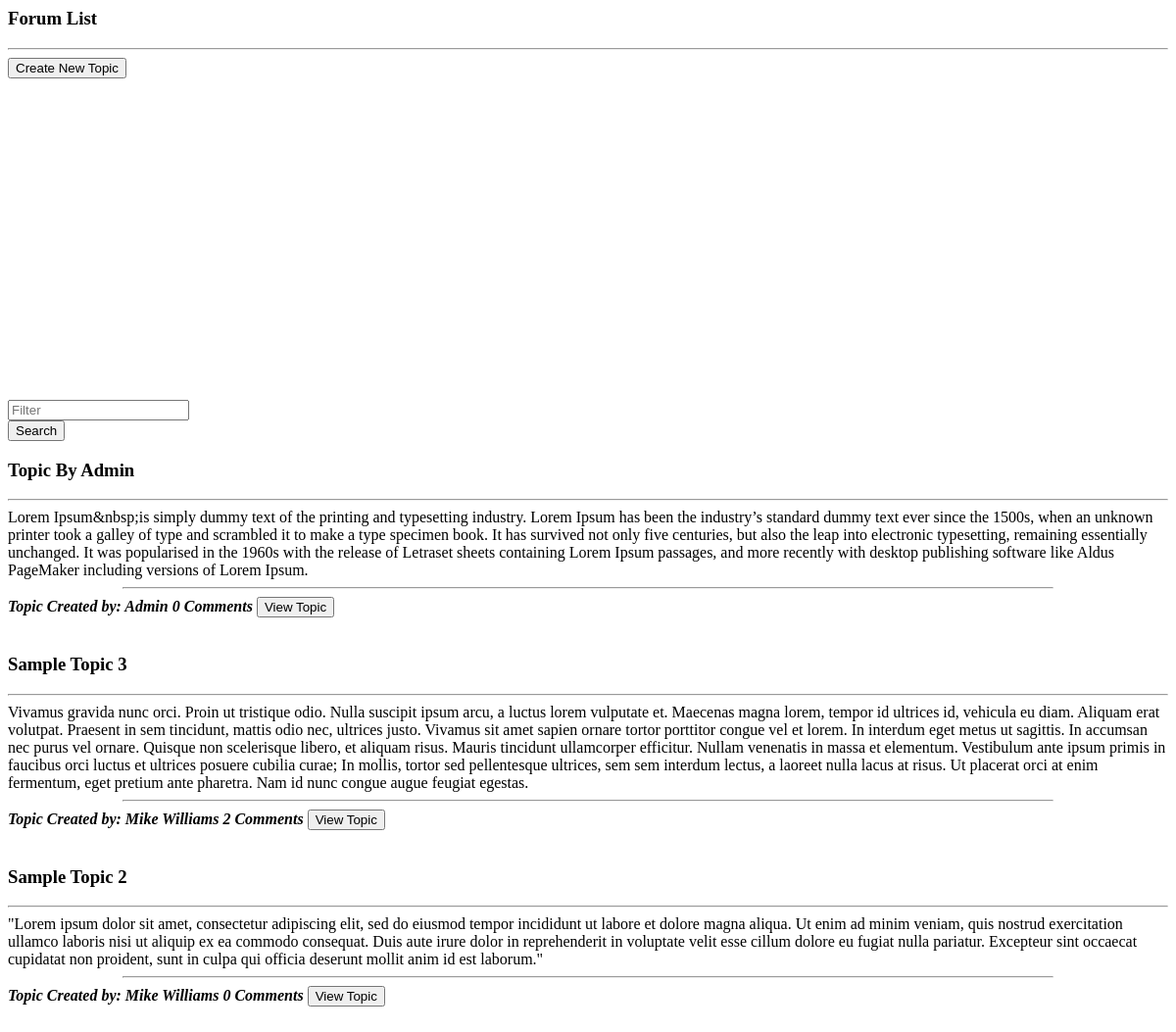
The app's page /forum.php, older data.
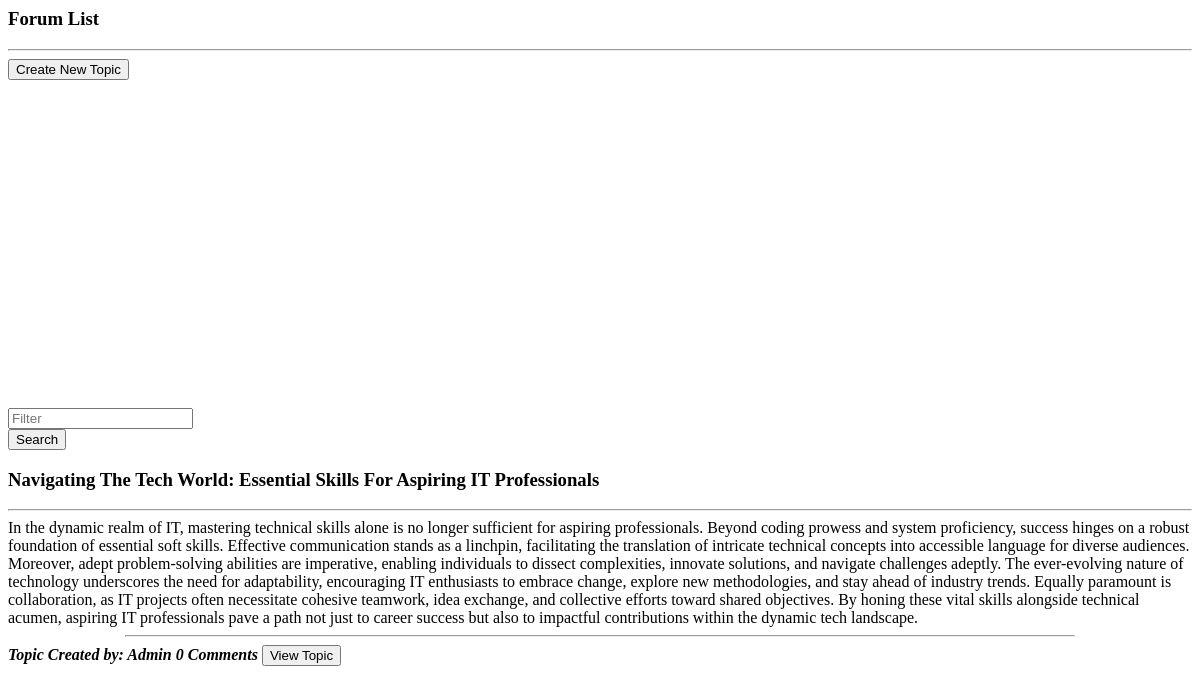
The same page, newer data.
### tables this page shows
CREATE TABLE `forum_topics` (
  `id` int(30) NOT NULL,
  `title` varchar(250) NOT NULL,
  `description` text NOT NULL,
  `user_id` int(30) NOT NULL,
  `date_created` datetime NOT NULL DEFAULT current_timestamp()
);

CREATE TABLE `users` (
  `id` int(30) NOT NULL,
  `name` text NOT NULL,
  `username` varchar(200) NOT NULL,
  `password` text NOT NULL,
  `type` tinyint(1) NOT NULL DEFAULT 3 COMMENT '1=Admin,2=Alumni officer, 3= alumnus',
  `auto_generated_pass` text NOT NULL,
  `alumnus_id` int(30) NOT NULL
);

### forum.php (the view, shortened to what this page needs)
<?php
include 'admin/db_connect.php';
?>
<header class="masthead">
    <div class="container-fluid h-100">
        <div class="row h-100 align-items-center justify-content-center text-center">
            <div class="col-lg-8 align-self-end mb-4 page-title">
                <h3 class="text-white">Forum List</h3>
                <hr class="divider my-4" />
            <div class="row col-md-12 mb-2 justify-content-center">
                    <button class="btn btn-primary btn-block col-sm-4" type="button" id="new_forum"><i class="fa fa-plus"></i> Create New Topic</button>
            </div>
            </div>
        </div>
    </div>
</header>
<div class="container mt-3 pt-2">
    <div class="card mb-4">
        <div class="card-body">
            <div class="row">
                <div class="col-md-8">
                    <div class="input-group mb-3">
                      <input type="text" class="form-control" id="filter" placeholder="Filter" aria-label="Filter" aria-describedby="filter-field">
                    </div>
                </div>
                <div class="col-md-4">
                    <button class="btn btn-primary btn-block btn-sm" id="search">Search</button>
                </div>
            </div>
        </div>
    </div>
   <?php
    $event = $conn->query("SELECT f.*,u.name from forum_topics f inner join users u on u.id = f.user_id order by f.id desc");
    while($row = $event->fetch_assoc()):
        $trans = get_html_translation_table(HTML_ENTITIES,ENT_QUOTES);
        unset($trans["\""], $trans["<"], $trans[">"], $trans["<h2"]);
        $desc = strtr(html_entity_decode($row['description']),$trans);
        $desc=str_replace(array("<li>","</li>"), array("",","), $desc);
        $count_comments = $conn->query("SELECT * FROM forum_comments where topic_id = ".$row['id'])->num_rows;
    ?>
    <div class="card Forum-list" data-id="<?php echo $row['id'] ?>">
        <div class="card-body">
            <div class="row  align-items-center justify-content-center text-center h-100">
                <div class="">
                    <h3><b class="filter-txt"><?php echo ucwords($row['title']) ?></b></h3>
                    <hr>
                    <larger class="truncate filter-txt"><?php echo strip_tags($desc) ?></larger>
                    <br>
                    <hr class="divider"  style="max-width: calc(80%)">
                    <span class="badge badge-info float-left px-3 pt-1 pb-1">
                        <b><i>Topic Created by: <span class="filter-txt"><?php echo $row['name'] ?></span></i></b>
                    </span>
                     <span class="badge badge-secondary float-left px-3 pt-1 pb-1 ml-2">
                        <b><i class="fa fa-comments"></i> <i><?php echo $count_comments ?> Comments</i></b>
                    </span>
                    <button class="btn btn-primary float-right view_topic" data-id="<?php echo $row['id'] ?>">View Topic</button>
                </div>
            </div>
        </div>
    </div>
    <br>
    <?php endwhile; ?>
</div>

Row changes from the older to the newer data that the page shows:
removed forum_topics: title "Topic By Admin", description "Lorem Ipsum&nbsp;is simply dummy text of the printing and typesetting industry. Lorem Ipsum has been the industry’s standard dummy text ever since the 1500s, when an unknown printer took a galley of type and scrambled it to make a type specimen book. It has survived not only five centuries, but also the leap into electronic typesetting, remaining essentially unchanged. It was popularised in the 1960s with the release of Letraset sheets containing Lorem Ipsum passages, and more recently with desktop publishing software like Aldus PageMaker including versions of Lorem Ipsum.", user.name "Admin", count_comments "0"
removed forum_topics: title "Sample Topic 3", description "Vivamus gravida nunc orci. Proin ut tristique odio. Nulla suscipit ipsum arcu, a luctus lorem vulputate et. Maecenas magna lorem, tempor id ultrices id, vehicula eu diam. Aliquam erat volutpat. Praesent in sem tincidunt, mattis odio nec, ultrices justo. Vivamus sit amet sapien ornare tortor porttitor congue vel et lorem. In interdum eget metus ut sagittis. In accumsan nec purus vel ornare. Quisque non scelerisque libero, et aliquam risus. Mauris tincidunt ullamcorper efficitur. Nullam venenatis in massa et elementum. Vestibulum ante ipsum primis in faucibus orci luctus et ultrices posuere cubilia curae; In mollis, tortor sed pellentesque ultrices, sem sem interdum lectus, a laoreet nulla…", user.name "Mike Williams", count_comments "2"
removed forum_topics: title "Sample Topic 2", description "\"Lorem ipsum dolor sit amet, consectetur adipiscing elit, sed do eiusmod tempor incididunt ut labore et dolore magna aliqua. Ut enim ad minim veniam, quis nostrud exercitation ullamco laboris nisi ut aliquip ex ea commodo consequat. Duis aute irure dolor in reprehenderit in voluptate velit esse cillum dolore eu fugiat nulla pariatur. Excepteur sint occaecat cupidatat non proident, sunt in culpa qui officia deserunt mollit anim id est laborum.\"", user.name "Mike Williams", count_comments "0"
added forum_topics: title "Navigating The Tech World: Essential Skills For Aspiring IT Professionals", description "In the dynamic realm of IT, mastering technical skills alone is no longer sufficient for aspiring professionals. Beyond coding prowess and system proficiency, success hinges on a robust foundation of essential soft skills. Effective communication stands as a linchpin, facilitating the translation of intricate technical concepts into accessible language for diverse audiences. Moreover, adept problem-solving abilities are imperative, enabling individuals to dissect complexities, innovate solutions, and navigate challenges adeptly. The ever-evolving nature of technology underscores the need for adaptability, encouraging IT enthusiasts to embrace change, explore new methodologies, and stay…", user.name "Admin", count_comments "0"
